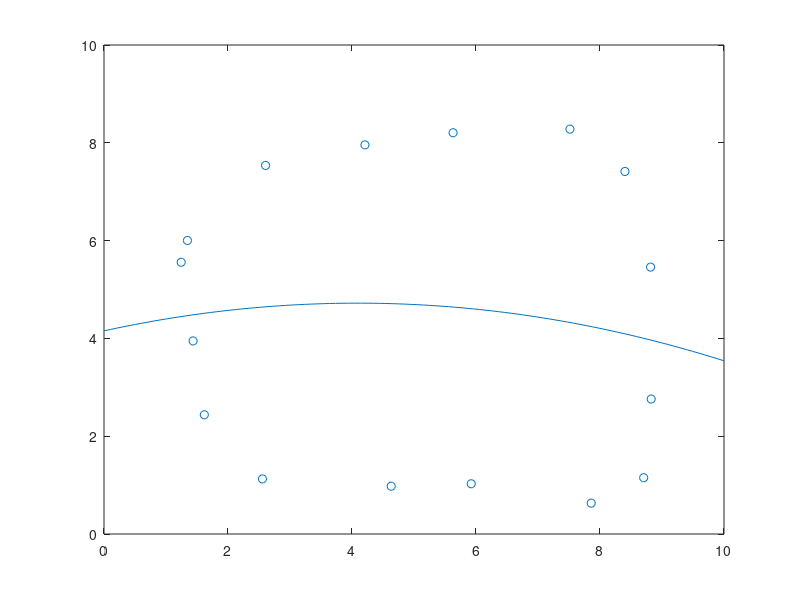

Write MATLAB code to recreate this figure.
clc;clear;
load init.mat;
p=polyfit(x,y,2);
%% 绘图
x1=linspace(0,10);
y1 = polyval(p,x1);
plot(x1,y1); % 预测的折线图
hold on;
scatter(x,y); % 真实数据的散点图